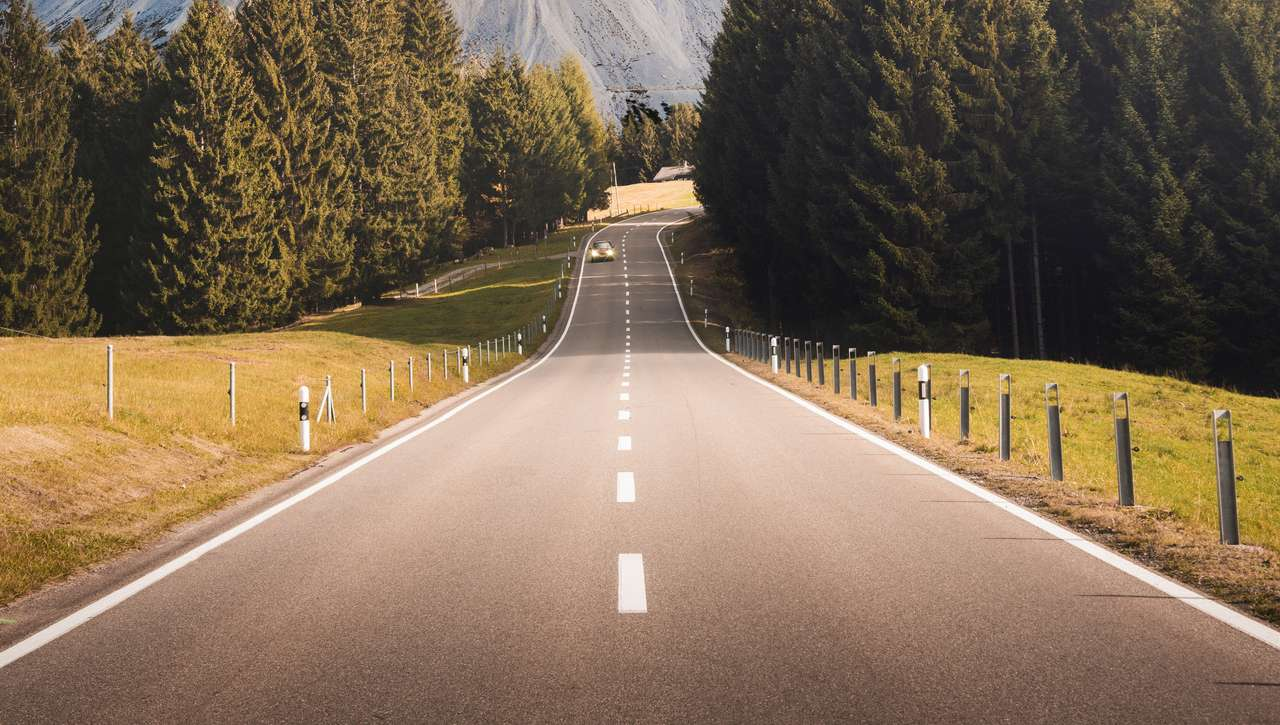
#> input picture example/test1.jpg, 1280 x 725 px
$ python land_detect.py
#> lines starting #> are read from the running program, lines starting #| are printed output that depends on the picture
'''
Loading of test image
Detect edges (gray scaling, Gaussian smoothing, Canny edge detection)
Define region of interest
Apply Hough transforms
Post-processing of lane lines (averaging, extrapolating)
'''

import cv2
import matplotlib.pyplot as plt
import numpy as np

def nothing(e):
    pass

def canny_edge_detector(frame):
    gray = cv2.cvtColor(frame, cv2.COLOR_RGB2GRAY)
    # 5x5 gaussian blur to reduce noise
    blur = cv2.GaussianBlur(gray, (3, 3), 0)

    # Canny edge detector with minVal of 50 and maxVal of 150
    min = cv2.getTrackbarPos('min', 'Image Processing')
    max = cv2.getTrackbarPos('max', 'Image Processing')
    canny = cv2.Canny(blur, int(min), int(max))
    # canny = cv2.Canny(blur, 50, 150)
    return canny

def ROI_mask(image):

    height = image.shape[0]
    width = image.shape[1]


    # A triangular polygon to segment the lane area and discarded other irrelevant parts in the image
    # Defined by three (x, y) coordinates
    polygons = np.array([
        [(0, height), (round(width/2), round(height/2)), (1000, height)]
        ])

    mask = np.zeros_like(image)
    cv2.fillPoly(mask, polygons, 255)  ## 255 is the mask color

    # Bitwise AND between canny image and mask image
    masked_image = cv2.bitwise_and(image, mask)

    return masked_image

if __name__ == "__main__":
    inputimage = cv2.imread("test1.jpg")
#> inputimage is the input picture: shape (725, 1280, 3); mean B, G, R 83.3, 105.6, 125.9
    inputimage = cv2.resize(inputimage, (640, 512))
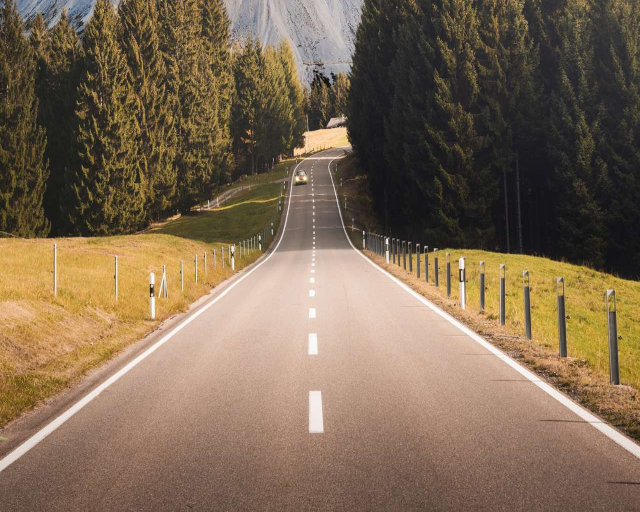
#> inputimage: shape (512, 640, 3); mean B, G, R 83.2, 105.5, 125.7
    print(inputimage)
#> (printed output is left out)
    cv2.imshow("image", inputimage)

    cv2.namedWindow('Image Processing')
    cv2.createTrackbar('min', 'Image Processing', 0, 255, nothing)
    cv2.createTrackbar('max', 'Image Processing', 0, 255, nothing)

    while True:
        canny_edges = canny_edge_detector(inputimage)
#> in canny_edge_detector, `gray = cv2.cvtColor(frame, cv2.COLOR_RGB2GRAY)`:
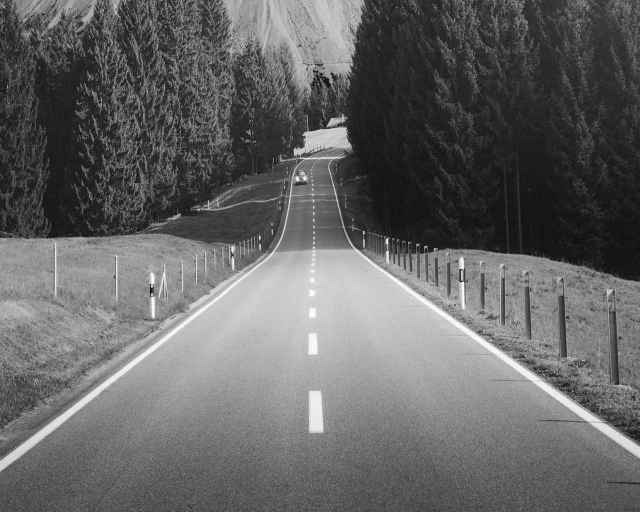
#> gray: shape (512, 640); min 11, max 254, mean 101.1
#> in canny_edge_detector, `canny = cv2.Canny(blur, int(min), int(max))`:
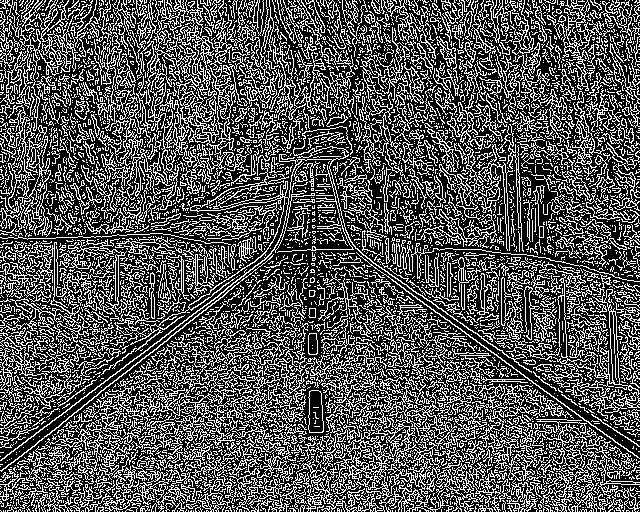
#> canny: shape (512, 640); 33.5% white in thin lines or dots
        # cv2.imshow("canny_edges", canny_edges)

        # cropped_image = ROI_mask(canny_edges)
        cv2.imshow("Image Processing", canny_edges)

        if cv2.waitKey(1) & 0xFF == ord('q'):
#> (key q is pressed here)
                break

    cv2.destroyAllWindows()

$ run again, with example/test.jpg copied over example/test1.jpg
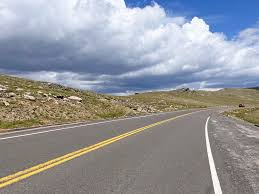
#> input picture example/test.jpg, 259 x 194 px
#> inputimage is the input picture: shape (194, 259, 3); mean B, G, R 155.2, 150.2, 148
#> inputimage: shape (512, 640, 3)
#> (printed output is left out)
#> in canny_edge_detector, `gray = cv2.cvtColor(frame, cv2.COLOR_RGB2GRAY)`:
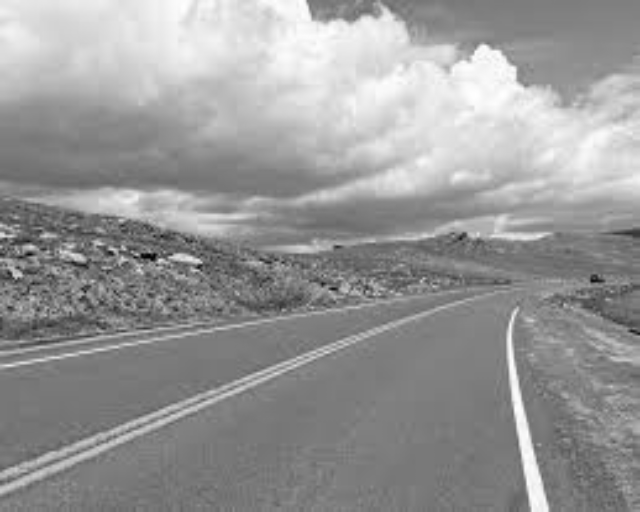
#> gray: shape (512, 640); min 1, max 255, mean 151.3
#> in canny_edge_detector, `canny = cv2.Canny(blur, int(min), int(max))`:
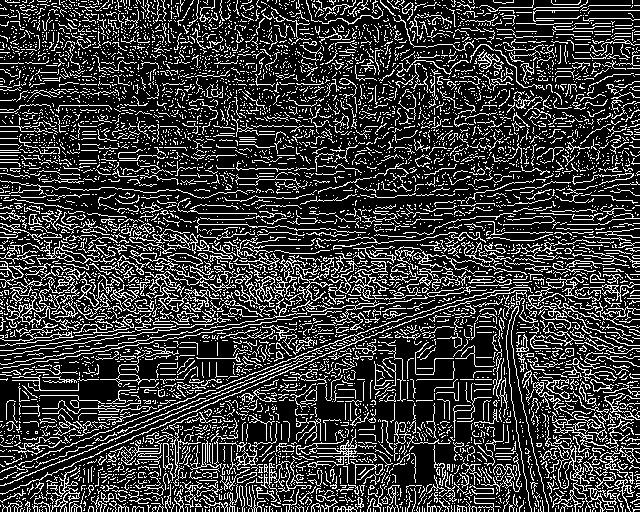
#> canny: shape (512, 640); 22.5% white in thin lines or dots
